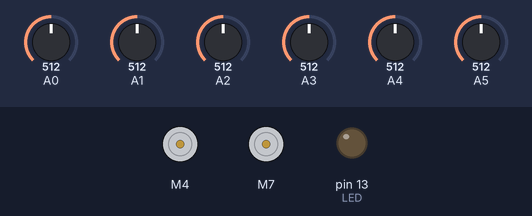
The sketch below on a simulated Arduino Uno, built with avr-gcc and run on an emulated ATmega328P. Shown: 2 × DC motor (green arrow = forward, orange = backward, longer = faster), output pins drawn as LEDs (lit = HIGH). The test bench sets the inputs (shaded band); at power-on: A0 = 512, A1 = 512, A2 = 512, A3 = 512, A4 = 512, A5 = 512.

Above: at 0.1 s.
At 1.1 s:
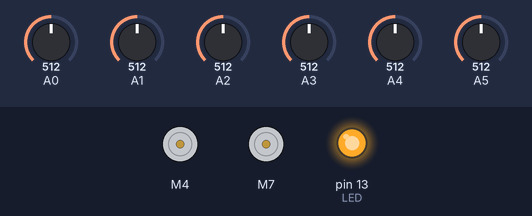
At 6.1 s:
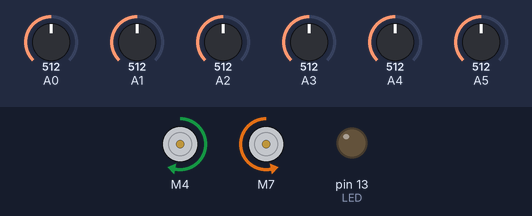
Timing chart, 0 to 7.6 s (numbered marks = the images above):
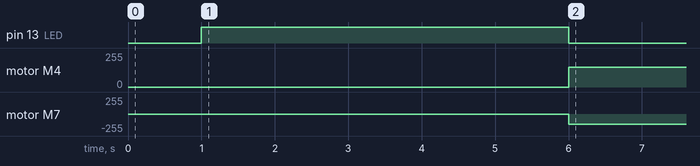

Measured:
- by itself, motor M4: stopped → forward 150/255 at 6.0 s
- by itself, motor M7: stopped → backward 150/255 at 6.0 s

The sketch:

ExamplePIDRobotFollowerLine.ino
```cpp
#include <QTRSensors.h>
#include <SparkFun_TB6612.h>

// Variaveis Biblioteca QTRSensors
QTRSensors qtr;
const uint8_t SensorCount = 6;
uint16_t sensorValues[SensorCount];

// Variaveis da Biblioteca SparkFun_TB6612
#define PWMA 5
#define AIN2 2
#define AIN1 4
#define STBY 9
#define BIN1 7
#define BIN2 8
#define PWMB 6

const int offsetA =  1;
const int offsetB = -1;

Motor motorLeft  = Motor(AIN1, AIN2, PWMA, offsetA, STBY);
Motor motorRight = Motor(BIN1, BIN2, PWMB, offsetB, STBY);

// Variaveis do controle PID
int error     = 0,
    lastError = 0;

int setpoint = 2500;

float kp = 0.0,
      kd = 0.0;

int P = 0,
    D = 0;

int valuePID = 0;

// Variaveis auxiliares dos motores
int speedBase = 150;

int speedMotorLeft  = 0,
    speedMotorRight = 0;

// LED
#define LED 13

void setup(){
  // Definindo os pinos como output ou input
  pinMode(LED, OUTPUT);

  // Configuração do Array de Sensores
  qtr.setTypeAnalog();
  qtr.setSensorPins((const uint8_t[]){A0, A1, A2, A3, A4, A5}, SensorCount);
  qtr.setEmitterPin(2);

  // Rotina de Calibração dos Sensores
  delay(1000);

  digitalWrite(LED, HIGH); // Liga o LED

  for (uint16_t i = 0; i < 200; i++){qtr.calibrate();}

  digitalWrite(LED, LOW); // Desliga o LED
}

void loop() {
  //Leitura do Sensor
  uint16_t position = qtr.readLineWhite(sensorValues);

  //Calculo do Erro
  error = position - setpoint;

  P = error; //Proporcional = erro
  D = error - lastError; // Derivativo = erro - erroAnterior

  valuePID = (P*kp) + (D*kd);

  lastError = error;

  speedMotorLeft  = speedBase - valuePID;
  speedMotorRight = speedBase + valuePID;

  if(speedMotorLeft  <   0) speedMotorLeft  =   0;
  if(speedMotorLeft  > 255) speedMotorLeft  = 255;
  if(speedMotorRight <   0) speedMotorRight =   0;
  if(speedMotorRight > 255) speedMotorRight = 255;

  motorLeft.drive(speedMotorLeft);
  motorRight.drive(speedMotorRight);
}
```
